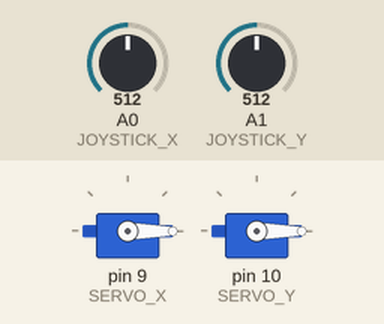
The sketch below on a simulated Arduino Uno, built with avr-gcc and run on an emulated ATmega328P. Parts: 2 × servo. The test bench sets the inputs (shaded band); at power-on: A0 (JOYSTICK_X) = 512, A1 (JOYSTICK_Y) = 512.

Above: at 1.2 s.
1.3 s: A0 (JOYSTICK_X) set to 112
2.8 s: A0 (JOYSTICK_X) set to 92
At 3.78 s:
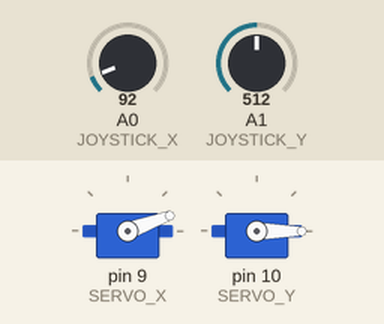
5.8 s: A1 (JOYSTICK_Y) set to 986
8.8 s: A1 (JOYSTICK_Y) set to 1006
At 8.97 s:
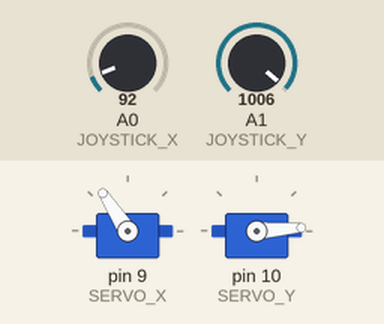
11.8 s: A0 (JOYSTICK_X) set to 110
At 11.99 s:
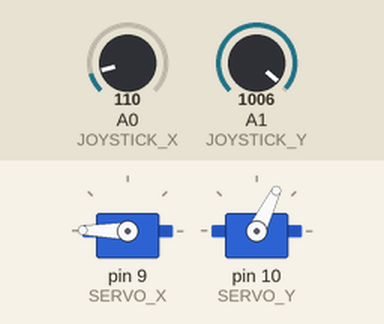
14.8 s: A0 (JOYSTICK_X) set to 90
At 18.5 s:
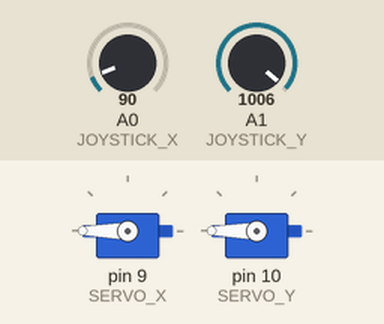
Timing chart, 0 to 18.8 s (numbered marks = the images above; inputs shaded):
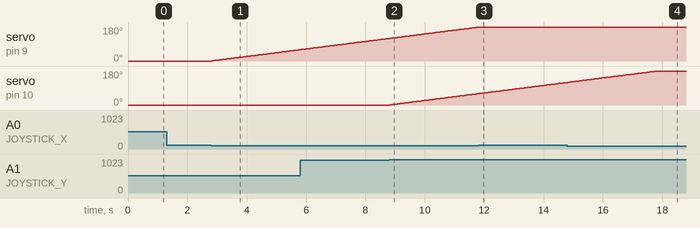

The sketch:

CatToyJoystick.ino
```cpp
#include<Servo.h>
#define SERVO_X 9
#define SERVO_Y 10
#define JOYSTICK_X A0
#define JOYSTICK_Y A1

Servo servoX;
Servo servoY;

int joystickX = 0;
int joystickY = 0;
int x = 0;
int y = 0;
int increment = 1;


void setup() {

    pinMode(JOYSTICK_X, INPUT);
    pinMode(JOYSTICK_Y, INPUT);

    servoX.attach(SERVO_X);
    servoY.attach(SERVO_Y);
    servoX.write(0);
    servoY.write(0);
    Serial.begin(9600);
    Serial.setTimeout(10);
}


void loop() {
    joystickX = analogRead(JOYSTICK_X);
    joystickY = analogRead(JOYSTICK_Y);

    if (joystickX <= 100)
    {
      x = x + increment;
    }
    else if(joystickX >= 1000)
    {
      x = x - increment;
    }


    if (joystickY <= 100)
    {
      y = y - increment;
    }
    else if(joystickY >= 1000)
    {
      y = y + increment;
    }

    if (x > 180)
    {
      x = 180;
    }
    if (x < 0)
    {
      x = 0;
    }

    if (y > 180)
    {
      y = 180;
    }
    if (y < 0)
    {
      y = 0;
    }
    servoX.write(x);
    servoY.write(y);
    delay(50);
}
```

Measured:
- the behaviour switches between 101 and 100 on A0 (JOYSTICK_X) (found by bisection; images 0 and 1)
- the behaviour switches between 999 and 1000 on A1 (JOYSTICK_Y) (found by bisection; images 1 and 2)
- after the input at 1.3 s, every drawn part: stays the same
- after the input at 2.8 s, servo on pin 9 (SERVO_X): moves from 0° to 60° over 3.0 s, starting at once
- after the input at 8.8 s, servo on pin 10 (SERVO_Y): moves from 0° to 60° over 3.0 s, starting at once
- after the input at 11.8 s, servo on pin 9 (SERVO_X): stays 179° (without the input it goes to 180° after 0.04 s)
- after the input at 14.8 s, servo on pin 9 (SERVO_X): 179° → 180° at once
